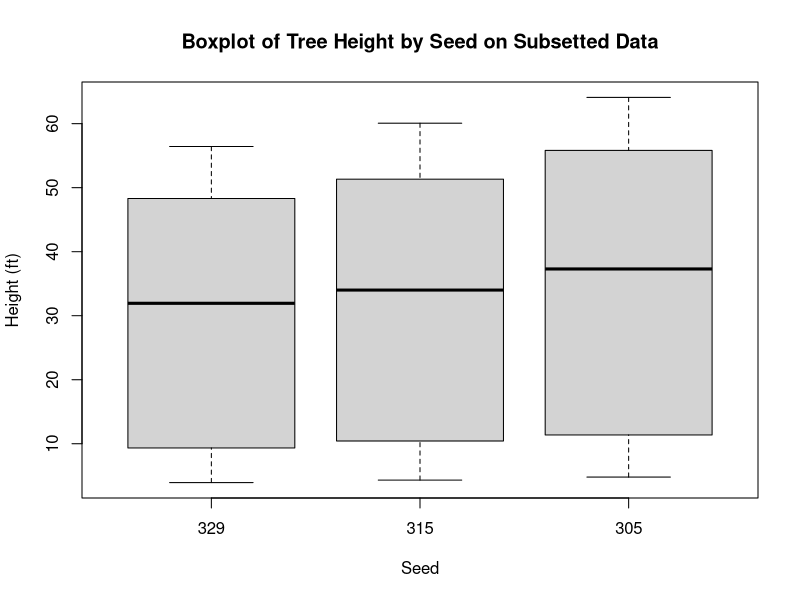
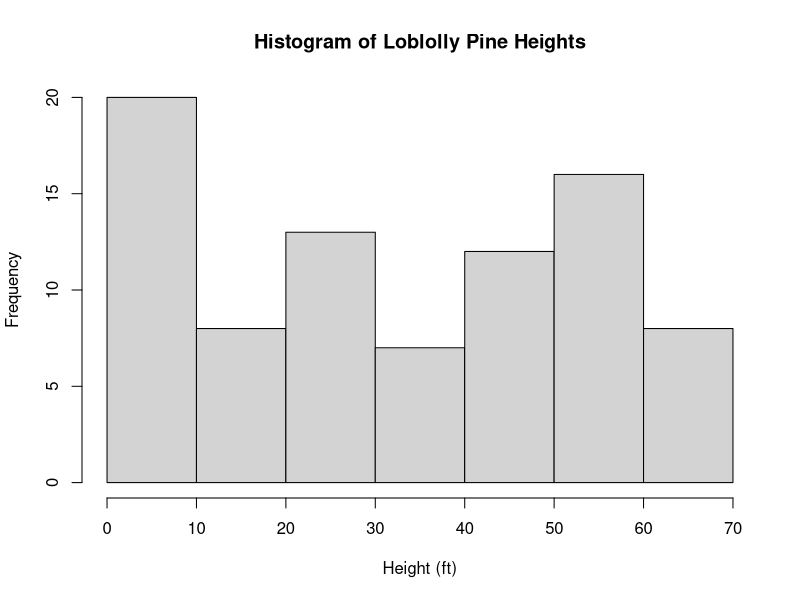
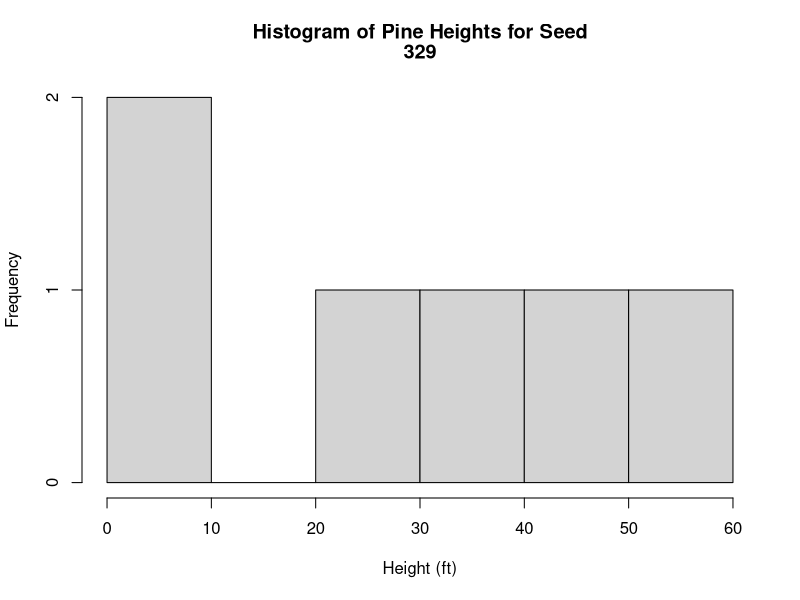
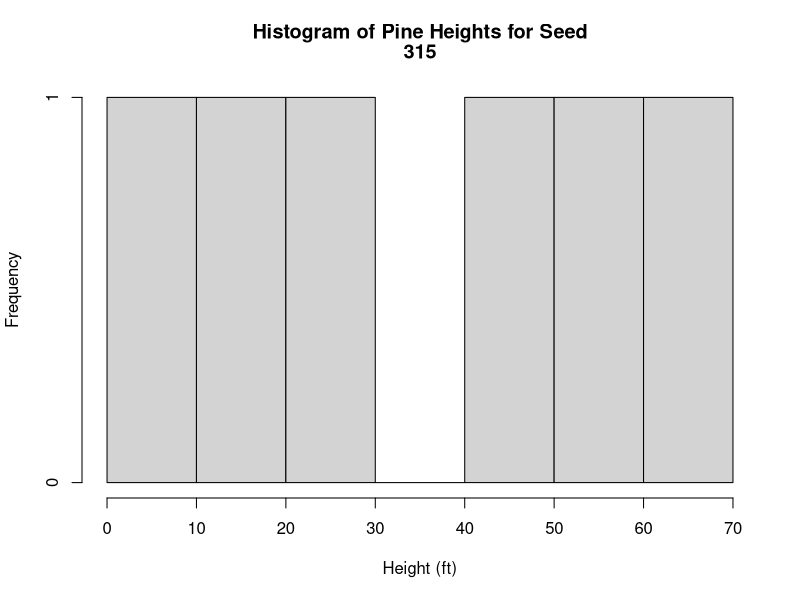
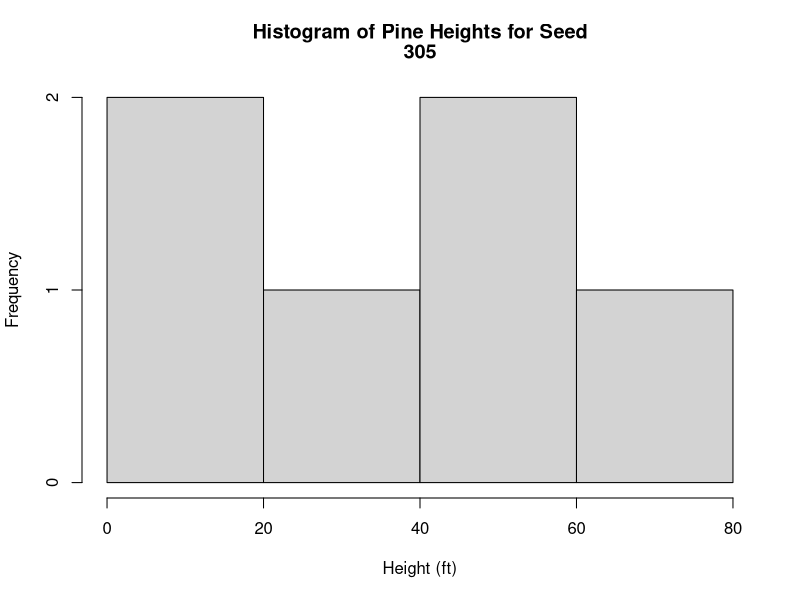
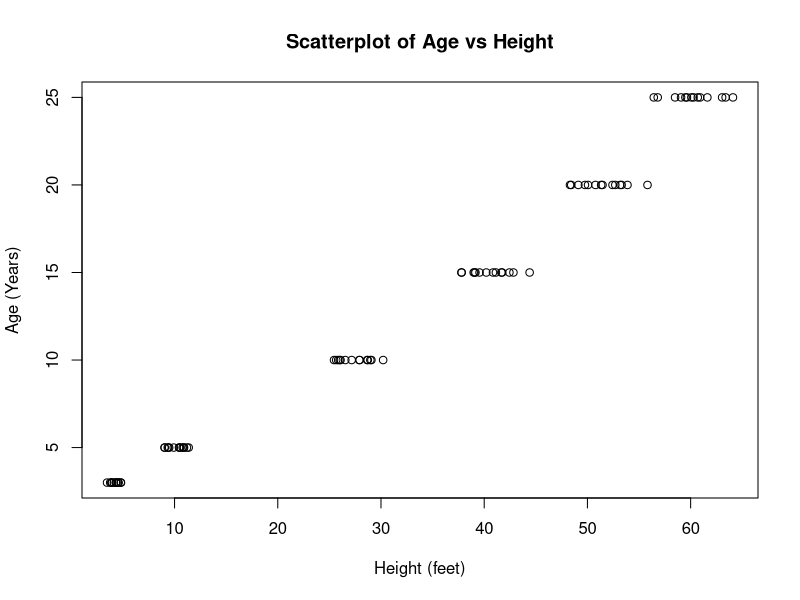
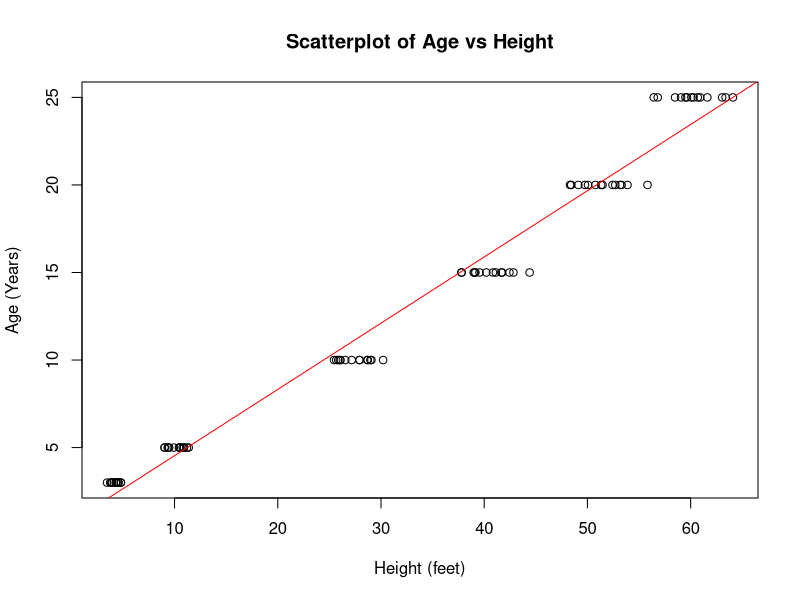
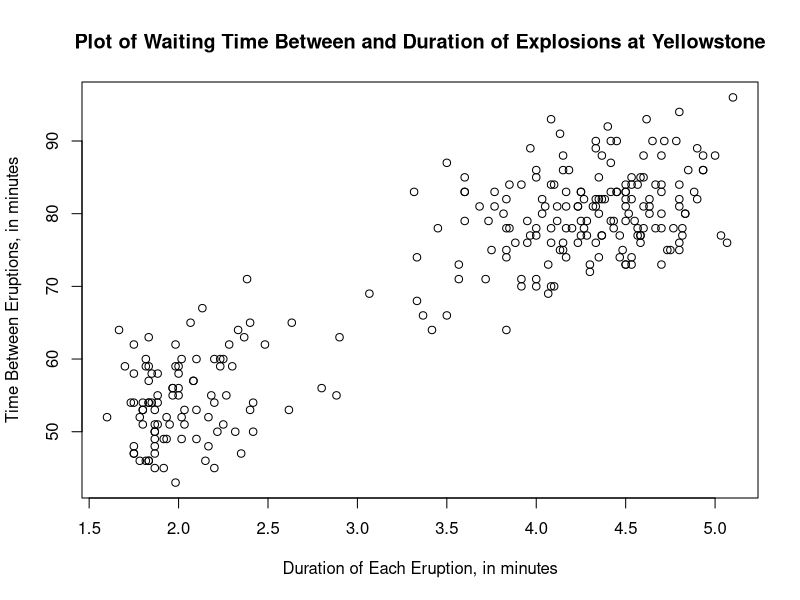

The R source for these figures, in order:
## ---- chunk 1
data("Loblolly")
?Loblolly
## ---- chunk 2
names(Loblolly)
## ---- chunk 3
# create subset such that Loblolly is 329 or 315 or 305
# droplevel() cleans up subsetted data so that it will plot nicely
subset <- Loblolly[Loblolly$Seed == 329 | Loblolly$Seed == 315 | Loblolly$Seed == 305,]
subset <- droplevels(subset)

# plot height vs Seed of subset with label names
boxplot(subset$height ~ subset$Seed,
        main = "Boxplot of Tree Height by Seed on Subsetted Data",
        xlab = "Seed", ylab="Height (ft)")
## ---- chunk 4
# construct histogram for the height variable, with label names
hist(Loblolly$height,
     main = "Histogram of Loblolly Pine Heights",
     xlab = "Height (ft)", ylab="Frequency")
## ---- chunk 5
# build individual histograms for each subset for seeds 329, 315, and 305
for(i in levels(subset$Seed)){
    hist(Loblolly$height[Loblolly$Seed == i],
         main = c("Histogram of Pine Heights for Seed", i),
         xlab = "Height (ft)", ylab ="Frequency"
    ) 
}
## ---- chunk 6
length(Loblolly$height)
length(unique(Loblolly$age))
## ---- chunk 7
# scatterplot of age vs height from the Loblolly data
plot(x = Loblolly$height, y=Loblolly$age,
     main = "Scatterplot of Age vs Height",
     xlab = "Height (feet)", ylab = "Age (Years)")
## ---- chunk 8
# use the function abline to add the above regression plot
plot(x = Loblolly$height, y=Loblolly$age,
     main = "Scatterplot of Age vs Height",
     xlab = "Height (feet)", ylab = "Age (Years)")
abline(a = 0.7574, b = 0.3783, col='red')

# predict age of a tree that is 20 feet tall for the regression line
# a = 0.7574, b = 0.3783, x = 20
0.7574 + 0.3783 * 20
## ---- chunk 9
data("faithful")
?faithful
## ---- chunk 10
# find names of variables in faithful
attach(faithful)
names(faithful)

# scatterplot
plot(x = eruptions, y = waiting,
     main = "Plot of Waiting Time Between and Duration of Explosions at Yellowstone",
     xlab= "Duration of Each Eruption, in minutes",
     ylab= "Time Between Eruptions, in minutes"
     )
## ---- chunk 11
plot(x = eruptions, y = waiting,
     main = "Plot of Waiting Time Between and Duration of Explosions at Yellowstone",
     xlab= "Duration of Each Eruption, in minutes",
     ylab= "Time Between Eruptions, in minutes"
     )
abline(a = 33.47, b = 10.73)
## ---- chunk 12
data("ToothGrowth")
?ToothGrowth

ToothGrowth$supp <- factor(ToothGrowth$supp)
ToothGrowth$dose <- factor(ToothGrowth$dose)

names(ToothGrowth)
attach(ToothGrowth)

## ---- chunk 13
boxplot(len ~ supp * dose,
        main = "Boxplots of Odontoblast Length vs Dosage by Supplement Type",
        xlab = "Dosage (mg/day) by Supplement Type (VC or OJ)",
        ylab = "Odontoblast Length",
        )
